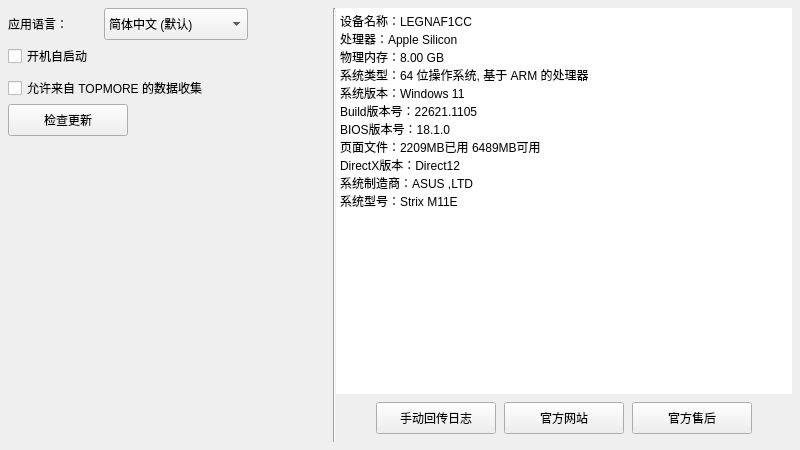
<?xml version="1.0" encoding="UTF-8"?>
<ui version="4.0">
 <class>TopmoreKitSettingsTabClass</class>
 <widget class="QWidget" name="TopmoreKitSettingsTabClass">
  <property name="geometry">
   <rect>
    <x>0</x>
    <y>0</y>
    <width>800</width>
    <height>450</height>
   </rect>
  </property>
  <property name="windowTitle">
   <string>TopmoreKitSettingsTab</string>
  </property>
  <layout class="QHBoxLayout" name="horizontalLayout_10">
   <property name="spacing">
    <number>0</number>
   </property>
   <property name="leftMargin">
    <number>8</number>
   </property>
   <property name="topMargin">
    <number>8</number>
   </property>
   <property name="rightMargin">
    <number>8</number>
   </property>
   <property name="bottomMargin">
    <number>8</number>
   </property>
   <item>
    <layout class="QVBoxLayout" name="verticalLayout_6">
     <property name="spacing">
      <number>0</number>
     </property>
     <property name="leftMargin">
      <number>0</number>
     </property>
     <property name="topMargin">
      <number>0</number>
     </property>
     <property name="rightMargin">
      <number>0</number>
     </property>
     <property name="bottomMargin">
      <number>0</number>
     </property>
     <item>
      <layout class="QHBoxLayout" name="horizontalLayout_7">
       <property name="spacing">
        <number>0</number>
       </property>
       <item>
        <widget class="QLabel" name="label_3">
         <property name="minimumSize">
          <size>
           <width>96</width>
           <height>32</height>
          </size>
         </property>
         <property name="maximumSize">
          <size>
           <width>96</width>
           <height>32</height>
          </size>
         </property>
         <property name="text">
          <string>应用语言：</string>
         </property>
        </widget>
       </item>
       <item>
        <widget class="QComboBox" name="comboBox_3">
         <property name="minimumSize">
          <size>
           <width>144</width>
           <height>32</height>
          </size>
         </property>
         <property name="maximumSize">
          <size>
           <width>144</width>
           <height>32</height>
          </size>
         </property>
         <item>
          <property name="text">
           <string>简体中文 (默认)</string>
          </property>
         </item>
        </widget>
       </item>
       <item>
        <spacer name="horizontalSpacer_9">
         <property name="orientation">
          <enum>Qt::Horizontal</enum>
         </property>
         <property name="sizeHint" stdset="0">
          <size>
           <width>40</width>
           <height>20</height>
          </size>
         </property>
        </spacer>
       </item>
      </layout>
     </item>
     <item>
      <widget class="QCheckBox" name="checkBox_5">
       <property name="minimumSize">
        <size>
         <width>240</width>
         <height>32</height>
        </size>
       </property>
       <property name="maximumSize">
        <size>
         <width>240</width>
         <height>32</height>
        </size>
       </property>
       <property name="text">
        <string>开机自启动</string>
       </property>
      </widget>
     </item>
     <item>
      <widget class="QCheckBox" name="checkBox_6">
       <property name="minimumSize">
        <size>
         <width>320</width>
         <height>32</height>
        </size>
       </property>
       <property name="maximumSize">
        <size>
         <width>320</width>
         <height>32</height>
        </size>
       </property>
       <property name="text">
        <string>允许来自 TOPMORE 的数据收集</string>
       </property>
      </widget>
     </item>
     <item>
      <layout class="QHBoxLayout" name="horizontalLayout_8">
       <property name="spacing">
        <number>0</number>
       </property>
       <item>
        <widget class="QPushButton" name="pushButton_9">
         <property name="minimumSize">
          <size>
           <width>120</width>
           <height>32</height>
          </size>
         </property>
         <property name="maximumSize">
          <size>
           <width>120</width>
           <height>32</height>
          </size>
         </property>
         <property name="text">
          <string>检查更新</string>
         </property>
        </widget>
       </item>
       <item>
        <spacer name="horizontalSpacer_10">
         <property name="orientation">
          <enum>Qt::Horizontal</enum>
         </property>
         <property name="sizeHint" stdset="0">
          <size>
           <width>40</width>
           <height>20</height>
          </size>
         </property>
        </spacer>
       </item>
      </layout>
     </item>
     <item>
      <spacer name="verticalSpacer_3">
       <property name="orientation">
        <enum>Qt::Vertical</enum>
       </property>
       <property name="sizeHint" stdset="0">
        <size>
         <width>20</width>
         <height>40</height>
        </size>
       </property>
      </spacer>
     </item>
    </layout>
   </item>
   <item>
    <widget class="Line" name="line">
     <property name="orientation">
      <enum>Qt::Vertical</enum>
     </property>
    </widget>
   </item>
   <item>
    <layout class="QVBoxLayout" name="verticalLayout_7">
     <property name="spacing">
      <number>0</number>
     </property>
     <property name="leftMargin">
      <number>0</number>
     </property>
     <property name="topMargin">
      <number>0</number>
     </property>
     <property name="rightMargin">
      <number>0</number>
     </property>
     <property name="bottomMargin">
      <number>0</number>
     </property>
     <item>
      <widget class="QPlainTextEdit" name="SystemInfoPlainTextEdit">
       <property name="frameShape">
        <enum>QFrame::NoFrame</enum>
       </property>
       <property name="readOnly">
        <bool>true</bool>
       </property>
       <property name="plainText">
        <string>设备名称：LEGNAF1CC
处理器：Apple Silicon
物理内存：8.00 GB
系统类型：64 位操作系统, 基于 ARM 的处理器
系统版本：Windows 11
Build版本号：22621.1105
BIOS版本号：18.1.0
页面文件：2209MB已用 6489MB可用
DirectX版本：Direct12
系统制造商：ASUS ,LTD
系统型号：Strix M11E</string>
       </property>
      </widget>
     </item>
     <item>
      <layout class="QHBoxLayout" name="horizontalLayout_9">
       <property name="spacing">
        <number>8</number>
       </property>
       <property name="topMargin">
        <number>8</number>
       </property>
       <property name="bottomMargin">
        <number>8</number>
       </property>
       <item>
        <spacer name="horizontalSpacer_11">
         <property name="orientation">
          <enum>Qt::Horizontal</enum>
         </property>
         <property name="sizeHint" stdset="0">
          <size>
           <width>40</width>
           <height>20</height>
          </size>
         </property>
        </spacer>
       </item>
       <item>
        <widget class="QPushButton" name="pushButton_10">
         <property name="minimumSize">
          <size>
           <width>120</width>
           <height>32</height>
          </size>
         </property>
         <property name="maximumSize">
          <size>
           <width>120</width>
           <height>32</height>
          </size>
         </property>
         <property name="text">
          <string>手动回传日志</string>
         </property>
        </widget>
       </item>
       <item>
        <widget class="QPushButton" name="WebsitePushButton">
         <property name="minimumSize">
          <size>
           <width>120</width>
           <height>32</height>
          </size>
         </property>
         <property name="maximumSize">
          <size>
           <width>120</width>
           <height>32</height>
          </size>
         </property>
         <property name="text">
          <string>官方网站</string>
         </property>
        </widget>
       </item>
       <item>
        <widget class="QPushButton" name="SupportPushButton">
         <property name="minimumSize">
          <size>
           <width>120</width>
           <height>32</height>
          </size>
         </property>
         <property name="maximumSize">
          <size>
           <width>120</width>
           <height>32</height>
          </size>
         </property>
         <property name="text">
          <string>官方售后</string>
         </property>
        </widget>
       </item>
       <item>
        <spacer name="horizontalSpacer_12">
         <property name="orientation">
          <enum>Qt::Horizontal</enum>
         </property>
         <property name="sizeHint" stdset="0">
          <size>
           <width>40</width>
           <height>20</height>
          </size>
         </property>
        </spacer>
       </item>
      </layout>
     </item>
    </layout>
   </item>
  </layout>
 </widget>
 <layoutdefault spacing="6" margin="11"/>
 <resources/>
 <connections/>
</ui>
